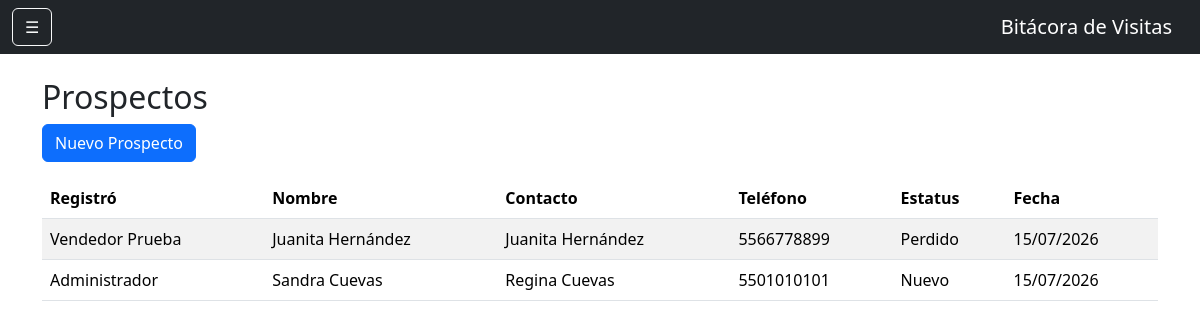
/prospectos (signed in), run on the app's committed database.
### models.py (models this page shows)
class Prospecto(db.Model):
    __tablename__ = 'prospectos'
    id = db.Column(
        db.Integer,
        primary_key=True
    )
    nombre = db.Column(
        db.String(200),
        nullable=False
    )
    contacto = db.Column(
        db.String(150)
    )
    telefono = db.Column(
        db.String(50)
    )
    direccion = db.Column(
        db.Text
    )
    observaciones = db.Column(
        db.Text
    )
    estatus = db.Column(
        db.String(50),
        default='Nuevo'
    )
    usuario_id = db.Column(
        db.Integer,
        db.ForeignKey('usuarios.id')
    )
    fecha_registro = db.Column(
        db.DateTime,
        default=datetime.utcnow
    )
    usuario = db.relationship(
        'Usuario',
        backref='prospectos'
    )

class Usuario(UserMixin, db.Model):
    __tablename__ = 'usuarios'
    id = db.Column(db.Integer, primary_key=True)
    nombre = db.Column(db.String(100), nullable=False)
    correo = db.Column(db.String(120), unique=True, nullable=False)
    password = db.Column(db.String(500), nullable=False)
    rol = db.Column(db.String(20), default='vendedor')
    activo = db.Column(db.Boolean, default=True)

### app.py (the view)
@app.route('/prospectos')
@login_required
def prospectos():
    if current_user.rol in ['admin', 'supervisor']:
        prospectos = Prospecto.query.order_by(
            Prospecto.fecha_registro.desc()
        ).all()
    else:
        prospectos = Prospecto.query.filter_by(
            usuario_id=current_user.id
        ).order_by(
            Prospecto.fecha_registro.desc()
        ).all()
    return render_template(
        'prospectos.html',
        prospectos=prospectos
    )

### app.py (called while the page is built)
@login_manager.user_loader
def load_user(user_id):
    return Usuario.query.get(int(user_id))

### templates/prospectos.html
{% extends 'base.html' %}
{% block contenido %}
<h2>Prospectos</h2>
<a href="{{ url_for('nuevo_prospecto') }}" class="btn btn-primary mb-3">
    Nuevo Prospecto
</a>
<table class="table table-striped">
    <thead>
        <tr>
            <th>Registró</th>
            <th>Nombre</th>
            <th>Contacto</th>
            <th>Teléfono</th>
            <th>Estatus</th>
            <th>Fecha</th>
        </tr>
    </thead>
    <tbody>
        {% for p in prospectos %}
        <tr>
            <td>{{ p.usuario.nombre }}</td>
            <td>{{ p.nombre }}</td>
            <td>{{ p.contacto }}</td>
            <td>{{ p.telefono }}</td>
            <td>{{ p.estatus }}</td>
            <td>
                {% if p.fecha_registro %}
                    {{ p.fecha_registro.strftime('%d/%m/%Y') }}
                {% else %}
                    -
                {% endif %}
            </td>
        </tr>
        {% else %}
        <tr>
            <td colspan="5" class="text-center">
                No hay prospectos registrados.
            </td>
        </tr>
        {% endfor %}
    </tbody>
</table>
{% endblock %}

### templates/base.html (shortened to what this page needs)
<!DOCTYPE html>
<html lang="es">
<head>
    <link
        href="https://cdn.jsdelivr.net/npm/bootstrap@5.3.3/dist/css/bootstrap.min.css"
        rel="stylesheet">
</head>
<body>
    <nav class="navbar navbar-dark bg-dark">
        <div class="container-fluid">
            <button
                class="btn btn-outline-light"
                type="button"
                data-bs-toggle="offcanvas"
                data-bs-target="#menuLateral">
                ☰
            </button>
            <span class="navbar-brand mb-0 h1">
                Bitácora de Visitas
            </span>
        </div>
    </nav>
    <div class="container mt-4">
        {% block contenido %}
        {% endblock %}
    </div>
</body>
</html>

### data on the page
Prospecto: usuario.nombre "Vendedor Prueba", nombre "Juanita Hernández", contacto "Juanita Hernández", telefono "5566778899", estatus "Perdido", fecha_registro "15/07/2026"
Prospecto: usuario.nombre "Administrador", nombre "Sandra Cuevas", contacto "Regina Cuevas", telefono "5501010101", estatus "Nuevo", fecha_registro "15/07/2026"
